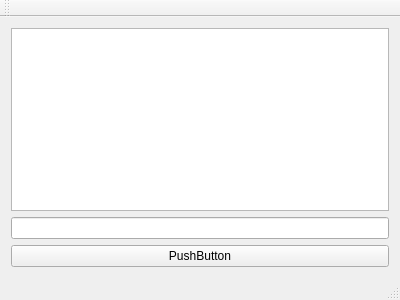
<?xml version="1.0" encoding="UTF-8"?>
<ui version="4.0">
 <class>MainWindow</class>
 <widget class="QMainWindow" name="MainWindow">
  <property name="geometry">
   <rect>
    <x>0</x>
    <y>0</y>
    <width>400</width>
    <height>300</height>
   </rect>
  </property>
  <property name="windowTitle">
   <string>MainWindow</string>
  </property>
  <widget class="QWidget" name="centralWidget">
   <layout class="QVBoxLayout" name="verticalLayout_2">
    <item>
     <widget class="QTableView" name="tableView"/>
    </item>
    <item>
     <widget class="QLineEdit" name="lineEdit"/>
    </item>
    <item>
     <widget class="QPushButton" name="pushButton">
      <property name="text">
       <string>PushButton</string>
      </property>
     </widget>
    </item>
   </layout>
  </widget>
  <widget class="QMenuBar" name="menuBar">
   <property name="geometry">
    <rect>
     <x>0</x>
     <y>0</y>
     <width>400</width>
     <height>20</height>
    </rect>
   </property>
  </widget>
  <widget class="QToolBar" name="mainToolBar">
   <attribute name="toolBarArea">
    <enum>TopToolBarArea</enum>
   </attribute>
   <attribute name="toolBarBreak">
    <bool>false</bool>
   </attribute>
  </widget>
  <widget class="QStatusBar" name="statusBar"/>
 </widget>
 <layoutdefault spacing="6" margin="11"/>
 <resources/>
 <connections/>
</ui>
